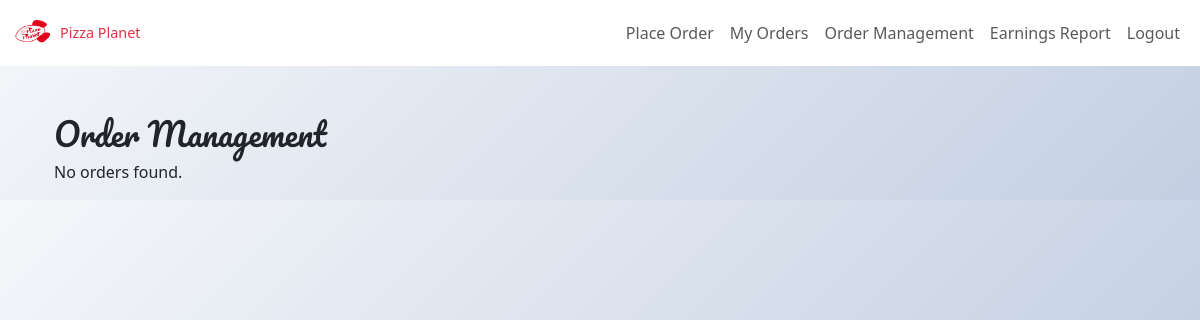
The page /order_management (signed in) on the database as committed earlier.
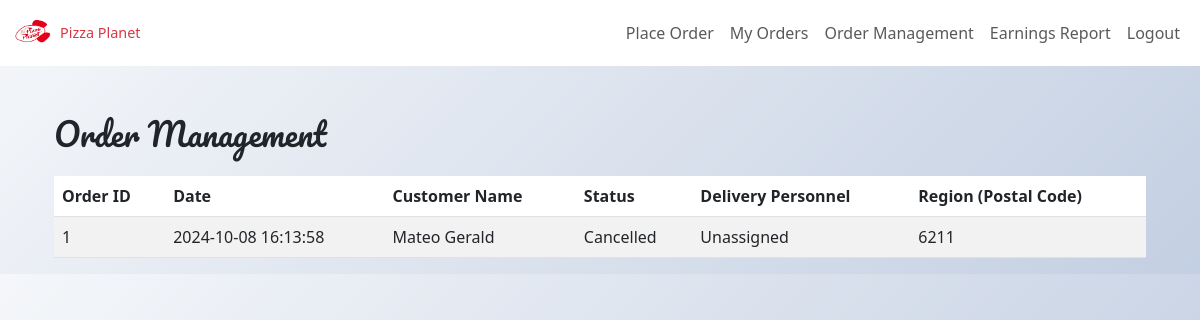
The same page on the database as committed later.
### models.py (models this page shows, shortened)
class Order(db.Model):
    __tablename__ = 'Order'
    id = Column(Integer, primary_key=True, autoincrement=True)
    customer_id = Column(Integer, ForeignKey('Customer.id'), nullable=False)
    order_date = Column(DateTime, default=datetime.now, nullable=False)
    delivery_time = Column(DateTime)
    total_price = Column(DECIMAL(10, 2), nullable=False)
    discount_percentage = Column(DECIMAL(5, 2), default=Decimal('0.00'))
    status = Column(Enum(OrderStatusEnum), nullable=False, default=OrderStatusEnum.Pending)
    is_cancelled = Column(Boolean, default=False)
    cancellation_time = Column(DateTime)
    customer = relationship('Customer', back_populates='orders')
    order_items = relationship('OrderItem', back_populates='order', cascade='all, delete-orphan')
    delivery = relationship('Delivery', back_populates='order', uselist=False)
    status_history = relationship('OrderStatusHistory', back_populates='order')

class Customer(UserMixin, db.Model):  # Inherit from UserMixin
    __tablename__ = 'Customer'
    id = Column(Integer, primary_key=True, autoincrement=True)
    name = Column(String(50), nullable=False)
    gender = Column(Enum(GenderEnum), nullable=False)
    birthdate = Column(Date, nullable=False)
    phone = Column(String(15), nullable=False)
    address = Column(Text, nullable=False)
    postal_code = Column(String(10), nullable=False)
    email = Column(String(100), unique=True, nullable=False)
    password = Column(String(255), nullable=False)  # Store hashed passwords
    total_pizzas_ordered = Column(Integer, default=0)
    birthday_pizza_claimed = Column(Boolean, default=False)
    is_admin = Column(Boolean, default=False)
    orders = relationship('Order', back_populates='customer')
    discount_code_usages = relationship('DiscountCodeUsage', back_populates='customer')

### routes.py (the view)
    @app.route('/order_management', methods=['GET'])
    @login_required
    def order_management():
        from setup.extensions import db
        if not current_user.is_admin:
            flash('You do not have permission to access this page.', 'danger')
            return redirect(url_for('order'))  # Redirect to order page or any other appropriate page
        orders = db.session.query(
            Order.id.label('order_id'),
            Order.order_date,
            Customer.name.label('customer_name'),
            Order.status,
            DeliveryPersonnel.name.label('delivery_personnel_name'),
            Customer.postal_code
        ).join(Customer).outerjoin(Order.delivery).outerjoin(DeliveryPersonnel).all()
        return render_template('order_management.html', orders=orders)

### app.py (called while the page is built)
@login_manager.user_loader
def load_user(user_id):
    return db.session.get(Customer, int(user_id))

### templates/order_management.html
{% extends 'base.html' %}
{% block content %}
<div class="container mt-5">
    <h2>Order Management</h2>
    {% if orders %}
        <table class="table table-striped mt-4">
            <thead>
                <tr>
                    <th>Order ID</th>
                    <th>Date</th>
                    <th>Customer Name</th>
                    <th>Status</th>
                    <th>Delivery Personnel</th>
                    <th>Region (Postal Code)</th>
                </tr>
            </thead>
            <tbody>
                {% for order in orders %}
                <tr>
                    <td>{{ order.order_id }}</td>
                    <td>{{ order.order_date.strftime('%Y-%m-%d %H:%M:%S') }}</td>
                    <td>{{ order.customer_name }}</td>
                    <td>{{ order.status.value }}</td>
                    <td>{{ order.delivery_personnel_name if order.delivery_personnel_name else 'Unassigned' }}</td>
                    <td>{{ order.postal_code }}</td>
                </tr>
                {% endfor %}
            </tbody>
        </table>
    {% else %}
        <p>No orders found.</p>
    {% endif %}
</div>
{% endblock %}

### templates/base.html (shortened to what this page needs)
<!DOCTYPE html>
<html lang="en">
<head>
    <link href="https://cdn.jsdelivr.net/npm/bootstrap@5.3.0/dist/css/bootstrap.min.css" rel="stylesheet">
    <link rel="stylesheet" href="{{ url_for('static', filename='css/styles.css') }}">
    <link href="https://stackpath.bootstrapcdn.com/bootstrap/5.3.0/css/bootstrap.min.css" rel="stylesheet">
    <link rel="stylesheet" href="https://cdnjs.cloudflare.com/ajax/libs/font-awesome/6.0.0-beta3/css/all.min.css">
    <link href="https://cdnjs.cloudflare.com/ajax/libs/bootstrap-icons/1.8.1/font/bootstrap-icons.min.css" rel="stylesheet">
</head>
<body>
    <nav class="navbar navbar-expand-lg navbar-light bg-white">
        <div class="container-fluid">
            <a class="navbar-brand mx-auto d-flex align-items-center" href="{{ url_for('index') }}">
                <img src="{{ url_for('static', filename='images/logo.png') }}" alt="Pizza Planet Logo" width="40" height="40" class="d-inline-block align-text-top me-2">
                <span class="brand-name text-danger">Pizza Planet</span>
            </a>
            <div class="collapse navbar-collapse" id="navbarNav">
                <ul class="navbar-nav ms-auto">
                    {% if current_user.is_authenticated %}
                        <li class="nav-item">
                            <a class="nav-link" href="{{ url_for('menu') }}">Place Order</a>
                        </li>
                        <li class="nav-item">
                            <a class="nav-link" href="{{ url_for('my_orders') }}">My Orders</a>
                        </li>
                        {% if current_user.is_admin %}
                            <li class="nav-item">
                                <a class="nav-link" href="{{ url_for('order_management') }}">Order Management</a>
                            </li>
                            <li class="nav-item">
                                <a class="nav-link" href="{{ url_for('earnings_report') }}">Earnings Report</a>
                            </li>
                        {% endif %}
                        <li class="nav-item">
                            <a class="nav-link" href="{{ url_for('logout') }}">Logout</a>
                        </li>
                    {% endif %}
                </ul>
            </div>
        </div>
    </nav>
    <div class="container mt-4">
        {% block content %}{% endblock %}
    </div>
</body>
</html>

### static/css/styles.css (style rules this page uses)
body { font-family: 'Roboto', sans-serif; background-color: #f8f9fa; }
.navbar-brand img { max-width: 100%; height: auto; }
body { background: linear-gradient(135deg, #f5f7fa 0%, #c3cfe2 100%); }
.text-danger { font-size: 0.9rem; }
h2 { font-family: 'Pacifico', cursive; color: #c82333; }
a { color: #c82333; transition: color 0.3s; }

Rows that differ between the two databases and show on the page:
added Order: order_id "1", order_date "2024-10-08 16:13:58", customer_name "Mateo Gerald", status.value "Cancelled", delivery_personnel_name "Unassigned", postal_code "6211"
Other text that changed with them:
text no longer shown: "No orders found."
text now shown: "Order ID Date Customer Name Status Delivery Personnel Region (Postal Code)"
